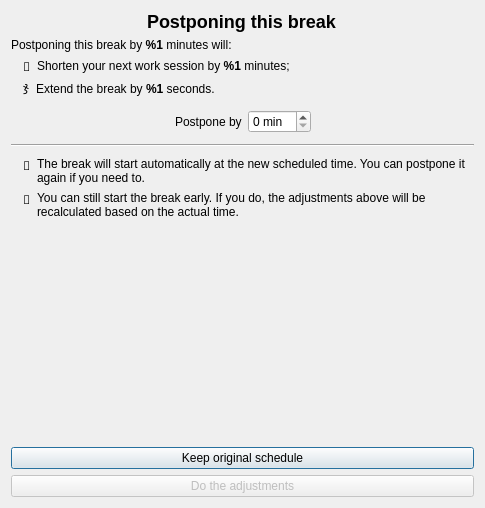
<?xml version="1.0" encoding="UTF-8"?>
<ui version="4.0">
 <class>PostponeUI</class>
 <widget class="QDialog" name="PostponeUI">
  <property name="geometry">
   <rect>
    <x>0</x>
    <y>0</y>
    <width>485</width>
    <height>508</height>
   </rect>
  </property>
  <property name="windowTitle">
   <string>Postpone</string>
  </property>
  <layout class="QVBoxLayout" name="verticalLayout_2">
   <item alignment="Qt::AlignmentFlag::AlignHCenter">
    <widget class="QLabel" name="label_3">
     <property name="text">
      <string>&lt;h2&gt;Postponing this break&lt;/h2&gt;</string>
     </property>
    </widget>
   </item>
   <item>
    <widget class="DynamicLabel" name="totalMinutesLabel">
     <property name="text">
      <string>Postponing this break by &lt;b&gt;%1&lt;/b&gt; minutes will:</string>
     </property>
    </widget>
   </item>
   <item>
    <layout class="QHBoxLayout" name="horizontalLayout_10" stretch="0,1">
     <property name="leftMargin">
      <number>12</number>
     </property>
     <item alignment="Qt::AlignmentFlag::AlignTop">
      <widget class="QLabel" name="label_8">
       <property name="font">
        <font>
         <family>bootstrap-icons</family>
        </font>
       </property>
       <property name="text">
        <string notr="true">&amp;#xF293;</string>
       </property>
       <property name="textFormat">
        <enum>Qt::TextFormat::RichText</enum>
       </property>
       <property name="margin">
        <number>4</number>
       </property>
      </widget>
     </item>
     <item>
      <widget class="DynamicLabel" name="nextSessionLabel">
       <property name="text">
        <string>Shorten your next work session by &lt;b&gt;%1&lt;/b&gt; minutes;</string>
       </property>
       <property name="wordWrap">
        <bool>true</bool>
       </property>
      </widget>
     </item>
    </layout>
   </item>
   <item>
    <layout class="QHBoxLayout" name="horizontalLayout_11" stretch="0,1">
     <property name="leftMargin">
      <number>12</number>
     </property>
     <item alignment="Qt::AlignmentFlag::AlignTop">
      <widget class="QLabel" name="label_9">
       <property name="font">
        <font>
         <family>bootstrap-icons</family>
        </font>
       </property>
       <property name="text">
        <string notr="true">&amp;#xF41F;</string>
       </property>
       <property name="textFormat">
        <enum>Qt::TextFormat::RichText</enum>
       </property>
       <property name="margin">
        <number>4</number>
       </property>
      </widget>
     </item>
     <item>
      <widget class="DynamicLabel" name="breakExtensionLabel">
       <property name="text">
        <string>Extend the break by &lt;b&gt;%1&lt;/b&gt; seconds.</string>
       </property>
       <property name="wordWrap">
        <bool>true</bool>
       </property>
      </widget>
     </item>
    </layout>
   </item>
   <item>
    <layout class="QHBoxLayout" name="horizontalLayout_3">
     <property name="topMargin">
      <number>6</number>
     </property>
     <item>
      <spacer name="horizontalSpacer_2">
       <property name="orientation">
        <enum>Qt::Orientation::Horizontal</enum>
       </property>
       <property name="sizeHint" stdset="0">
        <size>
         <width>40</width>
         <height>20</height>
        </size>
       </property>
      </spacer>
     </item>
     <item>
      <widget class="QLabel" name="label">
       <property name="text">
        <string>Postpone by</string>
       </property>
      </widget>
     </item>
     <item>
      <widget class="QSpinBox" name="postponeMinutes">
       <property name="suffix">
        <string> min</string>
       </property>
      </widget>
     </item>
     <item>
      <spacer name="horizontalSpacer">
       <property name="orientation">
        <enum>Qt::Orientation::Horizontal</enum>
       </property>
       <property name="sizeHint" stdset="0">
        <size>
         <width>40</width>
         <height>20</height>
        </size>
       </property>
      </spacer>
     </item>
    </layout>
   </item>
   <item>
    <widget class="Line" name="line_2">
     <property name="minimumSize">
      <size>
       <width>0</width>
       <height>12</height>
      </size>
     </property>
     <property name="orientation">
      <enum>Qt::Orientation::Horizontal</enum>
     </property>
    </widget>
   </item>
   <item>
    <layout class="QHBoxLayout" name="horizontalLayout_12" stretch="0,1">
     <property name="leftMargin">
      <number>12</number>
     </property>
     <item alignment="Qt::AlignmentFlag::AlignTop">
      <widget class="QLabel" name="label_10">
       <property name="font">
        <font>
         <family>bootstrap-icons</family>
        </font>
       </property>
       <property name="text">
        <string notr="true">&amp;#xF33A;</string>
       </property>
       <property name="textFormat">
        <enum>Qt::TextFormat::RichText</enum>
       </property>
       <property name="margin">
        <number>4</number>
       </property>
      </widget>
     </item>
     <item>
      <widget class="QLabel" name="label_22">
       <property name="text">
        <string>The break will start automatically at the new scheduled time. You can postpone it again if you need to.</string>
       </property>
       <property name="wordWrap">
        <bool>true</bool>
       </property>
      </widget>
     </item>
    </layout>
   </item>
   <item>
    <layout class="QHBoxLayout" name="horizontalLayout_13" stretch="0,1">
     <property name="leftMargin">
      <number>12</number>
     </property>
     <item alignment="Qt::AlignmentFlag::AlignTop">
      <widget class="QLabel" name="label_11">
       <property name="font">
        <font>
         <family>bootstrap-icons</family>
        </font>
       </property>
       <property name="text">
        <string notr="true">&amp;#xF46B;</string>
       </property>
       <property name="textFormat">
        <enum>Qt::TextFormat::RichText</enum>
       </property>
       <property name="margin">
        <number>4</number>
       </property>
      </widget>
     </item>
     <item>
      <widget class="QLabel" name="label_23">
       <property name="text">
        <string>You can still start the break early. If you do, the adjustments above will be recalculated based on the actual time.</string>
       </property>
       <property name="wordWrap">
        <bool>true</bool>
       </property>
      </widget>
     </item>
    </layout>
   </item>
   <item>
    <spacer name="verticalSpacer">
     <property name="orientation">
      <enum>Qt::Orientation::Vertical</enum>
     </property>
     <property name="sizeHint" stdset="0">
      <size>
       <width>20</width>
       <height>40</height>
      </size>
     </property>
    </spacer>
   </item>
   <item>
    <layout class="QVBoxLayout" name="verticalLayout">
     <item>
      <widget class="QPushButton" name="cancelButton">
       <property name="text">
        <string>Keep original schedule</string>
       </property>
       <property name="default">
        <bool>true</bool>
       </property>
      </widget>
     </item>
     <item>
      <widget class="QPushButton" name="postponeButton">
       <property name="enabled">
        <bool>false</bool>
       </property>
       <property name="text">
        <string>Do the adjustments</string>
       </property>
      </widget>
     </item>
    </layout>
   </item>
  </layout>
 </widget>
 <customwidgets>
  <customwidget>
   <class>DynamicLabel</class>
   <extends>QLabel</extends>
   <header>widgets/dynamic-label.h</header>
  </customwidget>
 </customwidgets>
 <resources>
  <include location="../../resources/index.qrc"/>
 </resources>
 <connections>
  <connection>
   <sender>cancelButton</sender>
   <signal>clicked()</signal>
   <receiver>PostponeUI</receiver>
   <slot>reject()</slot>
   <hints>
    <hint type="sourcelabel">
     <x>242</x>
     <y>470</y>
    </hint>
    <hint type="destinationlabel">
     <x>242</x>
     <y>254</y>
    </hint>
   </hints>
  </connection>
 </connections>
</ui>
